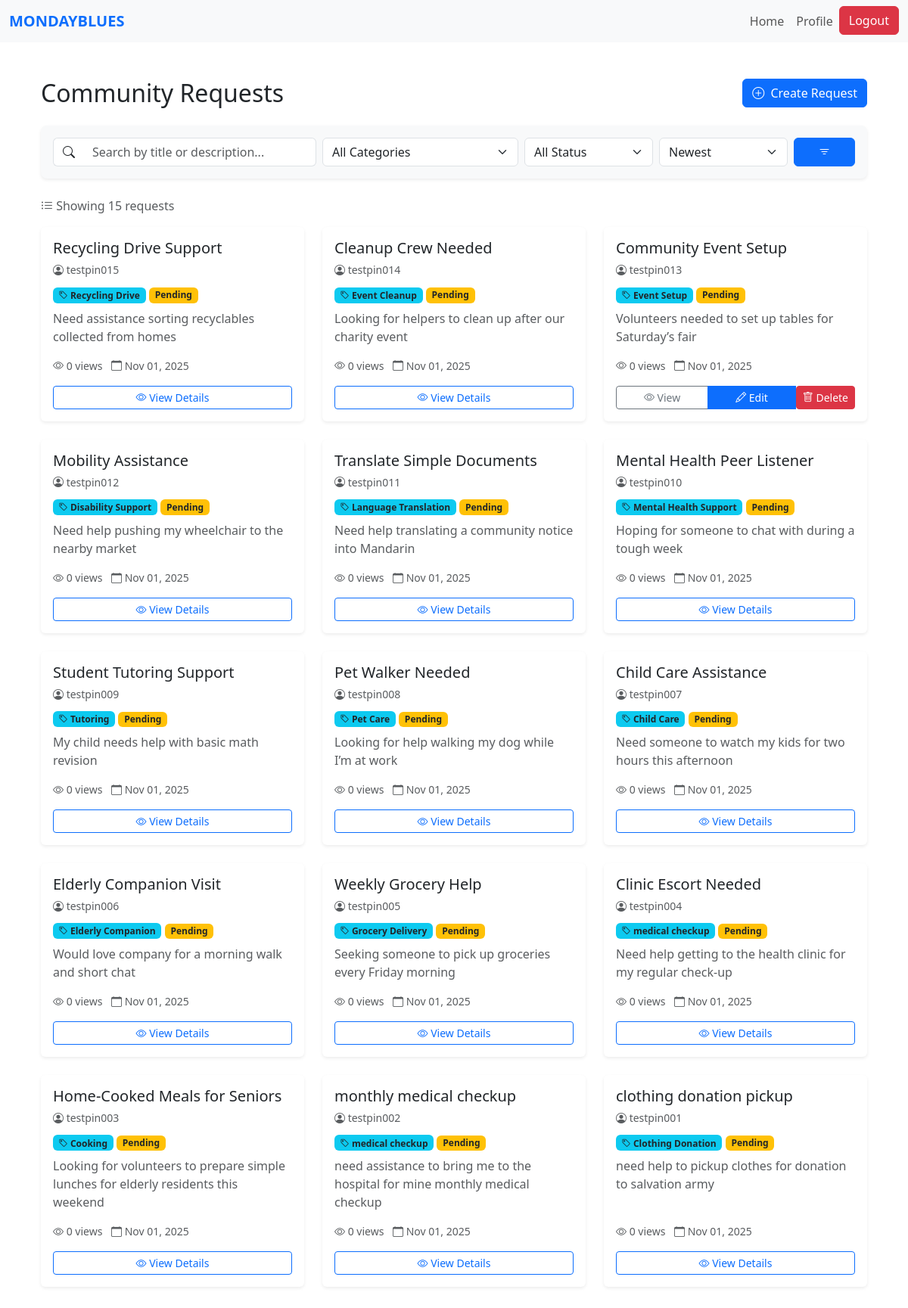
Before: / (signed in) with the older database file.
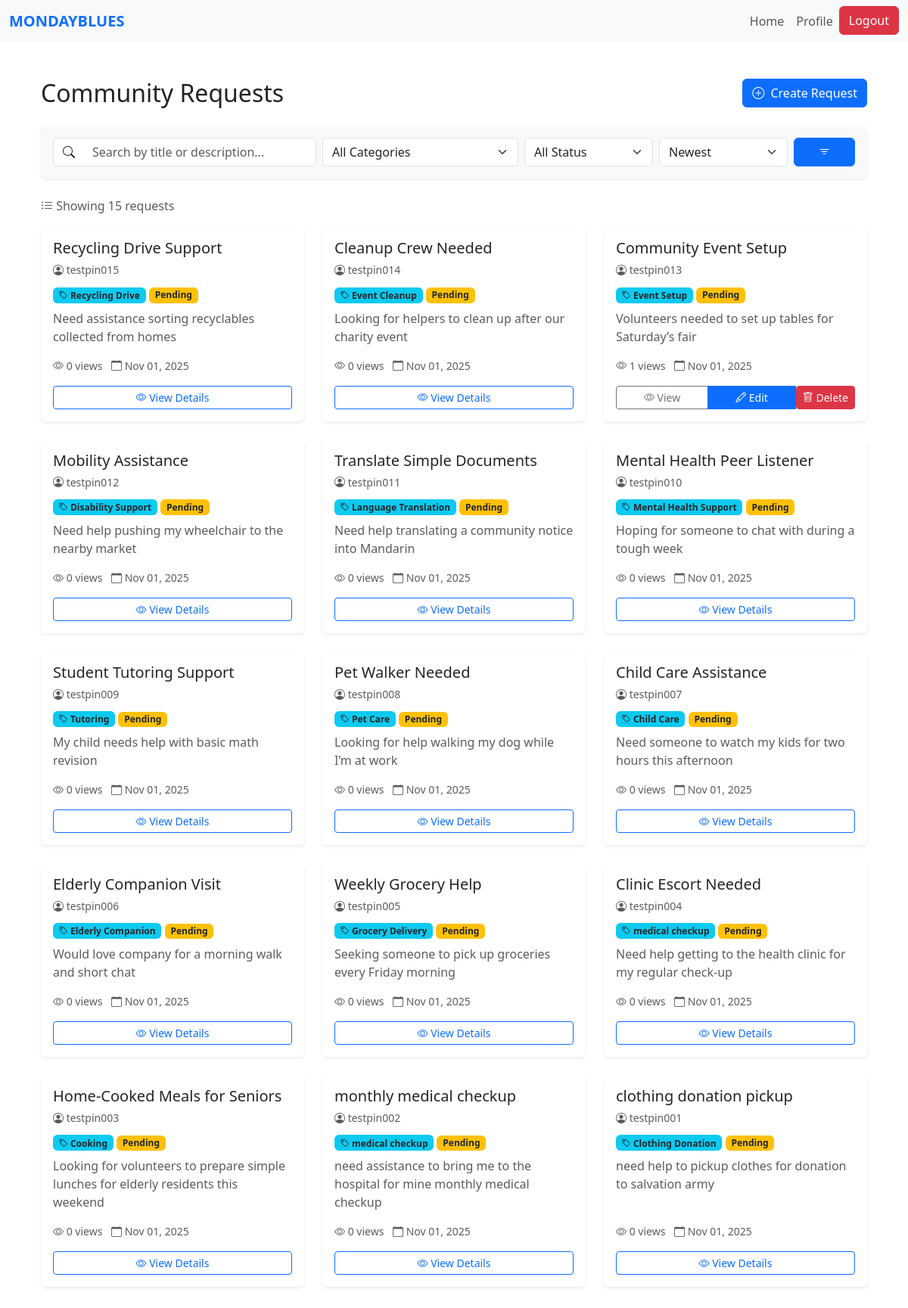
After: the same page with the newer database file.
### website/models.py (models this page shows)
class Request(db.Model):
    id = db.Column(db.Integer, primary_key=True)
    title = db.Column(db.String(150), nullable=False)
    description = db.Column(db.Text, nullable=False)
    category_id = db.Column(db.Integer, db.ForeignKey('category.id'), nullable=False)
    category = db.relationship('Category', backref='requests')
    status = db.Column(db.String(20), default='Pending')  # Pending, Accepted, Completed
    scheduled_datetime = db.Column(db.DateTime, nullable=False)
    view_count = db.Column(db.Integer, default=0)
    date_created = db.Column(db.DateTime, default=datetime.utcnow)
    user_id = db.Column(db.Integer, db.ForeignKey('user.id'), nullable=False)
    volunteer_id = db.Column(db.Integer, db.ForeignKey('volunteer.id'), nullable=True)
    user = db.relationship('User', backref=db.backref('requests', lazy=True, cascade='all, delete-orphan'), lazy=True)
    volunteer = db.relationship('Volunteer', backref=db.backref('assigned_requests', lazy=True), lazy=True)

class User(db.Model, UserMixin):
    id = db.Column(db.Integer, primary_key=True)
    name = db.Column(db.String(150))
    email = db.Column(db.String(150), unique=True)
    password = db.Column(db.String(150))
    date_created = db.Column(db.DateTime(timezone=True), default=func.now())
    role = db.Column(db.String(50), default='PIN')
    status = db.Column(db.String(20), default='Pending')  # Pending, Approved, Suspended
    """    total_rating = db.Column(db.Float, default=0)
    num_ratings = db.Column(db.Integer, default=0)

    def update_rating(self, new_rating: float):
        #Update overall CSR rating with a new rating value.
        if self.num_ratings == 0:
            self.total_rating = new_rating
        else:
            self.total_rating = ((self.total_rating * self.num_ratings) + new_rating) / (self.num_ratings + 1)
        self.num_ratings += 1"""

class Category(db.Model):
    id = db.Column(db.Integer, primary_key=True)
    name = db.Column(db.String(100), unique=True, nullable=False)
    description = db.Column(db.String(250))
    date_created = db.Column(db.DateTime, default=datetime.utcnow)

### website/views.py (the view, shortened to what this page needs)
@views.route('/')
def home():
    if not current_user.is_authenticated:
        return redirect(url_for('auth.login'))
    categories = Category.query.order_by(Category.name).all()
    search_query = request.args.get('q', '').strip()
    category_filter = request.args.get('category', '')
    status_filter = request.args.get('status', '')
    sort_by = request.args.get('sort', 'newest')
    query = Request.query
    if category_filter:
        query = query.join(Category).filter(Category.name == category_filter)
    if status_filter:
        query = query.filter(Request.status == status_filter)
    if sort_by == 'oldest':
        query = query.order_by(Request.date_created.asc())
    elif sort_by == 'views':
        query = query.order_by(Request.view_count.desc())
    elif sort_by == 'title':
        query = query.order_by(Request.title.asc())
    else:  # newest (default)
        query = query.order_by(Request.date_created.desc())
    requests = query.all()
    return render_template(
        'home.html',
        user=current_user,
        requests=requests,
        categories=categories
    )

### website/templates/home.html (shortened to what this page needs)
{% extends "base.html" %}
{% block content %}
<div class="container my-5">
  <div class="d-flex justify-content-between align-items-center mb-4">
    <h2 class="mb-0">Community Requests</h2>
    {% if current_user.is_authenticated and current_user.role == 'PIN' and current_user.status != "Pending" and current_user.status != "Suspended" %}
      <button class="btn btn-primary" onclick="location.href='/create-request'">
        <i class="bi bi-plus-circle me-1"></i> Create Request
      </button>
    {% endif %}
  </div>
  <form method="GET" action="{{ url_for('views.home') }}" class="bg-light p-3 rounded-3 mb-4 shadow-sm">
    <div class="row g-2 align-items-center">
      <div class="col-md-4">
        <div class="input-group">
          <span class="input-group-text bg-white border-end-0">
            <i class="bi bi-search"></i>
          </span>
          <input
            type="text"
            class="form-control border-start-0"
            name="q"
            placeholder="Search by title or description..."
            value="{{ request.args.get('q', '') }}"
          >
        </div>
      </div>
      <div class="col-md-3">
        <select class="form-select" name="category" onchange="this.form.submit()">
          <option value="">All Categories</option>
        </select>
      </div>
      <div class="col-md-2">
        <select class="form-select" name="status" onchange="this.form.submit()">
          <option value="">All Status</option>
        </select>
      </div>
      <div class="col-md-2">
        <select class="form-select" name="sort" onchange="this.form.submit()">
          <option value="newest" {% if request.args.get('sort')=='newest' %}selected{% endif %}>Newest</option>
        </select>
      </div>
      <div class="col-md-1">
        <button type="submit" class="btn btn-primary w-100">
          <i class="bi bi-filter"></i>
        </button>
      </div>
    </div>
  </form>
  {% if requests %}
    <p class="text-muted mb-3">
      <i class="bi bi-list-ul"></i> Showing {{ requests|length }} request{% if requests|length != 1 %}s{% endif %}
    </p>
  {% endif %}
  <div class="row g-4">
    {% if requests %}
      {% for req in requests %}
        {% if req.user.status != "Suspended" %}
          <div class="col-md-4">
            <div class="card h-100 border-0 shadow-sm hover-shadow transition">
              <div class="card-body d-flex flex-column">
                <div class="mb-2">
                  <h5 class="card-title text-dark mb-1">{{ req.title }}</h5>
                  <small class="text-muted">
                    <i class="bi bi-person-circle"></i> {{ req.user.name }}
                  </small>
                </div>
                <div class="mb-2">
                  <span class="badge bg-info text-dark">
                    <i class="bi bi-tag"></i> {{ req.category.name }}
                  </span>
                  <span class="badge
                    {% if req.status == 'Pending' %}bg-warning text-dark
                    {% elif req.status == 'Assigned' %}bg-primary
                    {% elif req.status == 'Accepted' %}bg-success
                    {% elif req.status == 'Completed' %}bg-secondary
                    {% else %}bg-light text-dark{% endif %}
                  ">
                    {{ req.status }}
                  </span>
                </div>
                <p class="text-muted flex-grow-1">
                  {{ req.description[:100] }}{% if req.description|length > 100 %}...{% endif %}
                </p>
                <div class="text-muted small mb-3">
                  <i class="bi bi-eye"></i> {{ req.view_count }} views
                  <span class="ms-2">
                    <i class="bi bi-calendar"></i> {{ req.date_created.strftime('%b %d, %Y') }}
                  </span>
                </div>
                <div class="mt-auto">
                  {% if current_user.is_authenticated and req.user_id == current_user.id %}
                    <div class="btn-group w-100" role="group">
                      <a href="{{ url_for('views.view_request', id=req.id) }}" class="btn btn-outline-secondary btn-sm">
                        <i class="bi bi-eye"></i> View
                      </a>
                      <a href="{{ url_for('views.edit_request', id=req.id) }}" class="btn btn-primary btn-sm">
                        <i class="bi bi-pencil"></i> Edit
                      </a>
                      <form action="{{ url_for('csr.delete_request', request_id=req.id) }}" method="POST" onsubmit="return confirm('Are you sure you want to delete this request?');">
                        <button class="btn btn-danger btn-sm" type="submit">
                          <i class="bi bi-trash"></i> Delete
                        </button>
                      </form>
                    </div>
                  {% else %}
                    <a href="{{ url_for('views.view_request', id=req.id) }}" class="btn btn-outline-primary w-100 btn-sm">
                      <i class="bi bi-eye"></i> View Details
                    </a>
                  {% endif %}
                </div>
              </div>
            </div>
          </div>
        {% endif %}
      {% endfor %}
    {% endif %}
  </div>
</div>
<link rel="stylesheet" href="https://cdn.jsdelivr.net/npm/bootstrap-icons@1.10.0/font/bootstrap-icons.css">
{% endblock %}

### website/templates/base.html (shortened to what this page needs)
<!DOCTYPE html>
<html lang="en">
<head>
  <link
    href="https://cdn.jsdelivr.net/npm/bootstrap@5.3.3/dist/css/bootstrap.min.css"
    rel="stylesheet"
  />
</head>
<body>
  <nav class="navbar navbar-expand-lg navbar-light bg-light">
    <div class="container-fluid">
      <a class="navbar-brand text-uppercase fw-semibold text-primary" href="/">MondayBlues</a>
      <div class="collapse navbar-collapse" id="navbarNav">
        <ul class="navbar-nav ms-auto">
          {% if current_user.is_authenticated %}
            <li class="nav-item">
              <a class="nav-link" href="/">Home</a>
            </li>
            {% if current_user.role == 'PIN' %}
              <li class="nav-item">
                <a class="nav-link" href="{{ url_for('pin.pin_profile') }}">Profile</a>
              </li>
            {% elif current_user.role == 'Volunteer' %}
              <li class="nav-item">
                <a class="nav-link" href="{{ url_for('volunteer.volunteer_dashboard') }}">Dashboard</a>
              </li>
            {% elif current_user.role == 'Admin' %}
              <li class="nav-item">
                <a class="nav-link" href="/admin">Admin</a>
              </li>
            {% else %}
              <li class="nav-item">
                <a class="nav-link" href="#">Profile</a>
              </li>
            {% endif %}
            <li class="nav-item">
              <a class="btn btn-danger" type="button" href="/logout">Logout</a>
            </li>
          {% endif %}
        </ul>
      </div>
    </div>
  </nav>
  <div class="container mt-4">
    {% block content %}
    {% endblock %}
  </div>
</body>
</html>

### website/templates/home.html (style rules this page uses)
.hover-shadow { transition: all 0.3s ease; }
.transition { transition: all 0.3s ease; }

Changed rows visible on the page:
changed Request "Community Event Setup": view_count "0" → "1"
